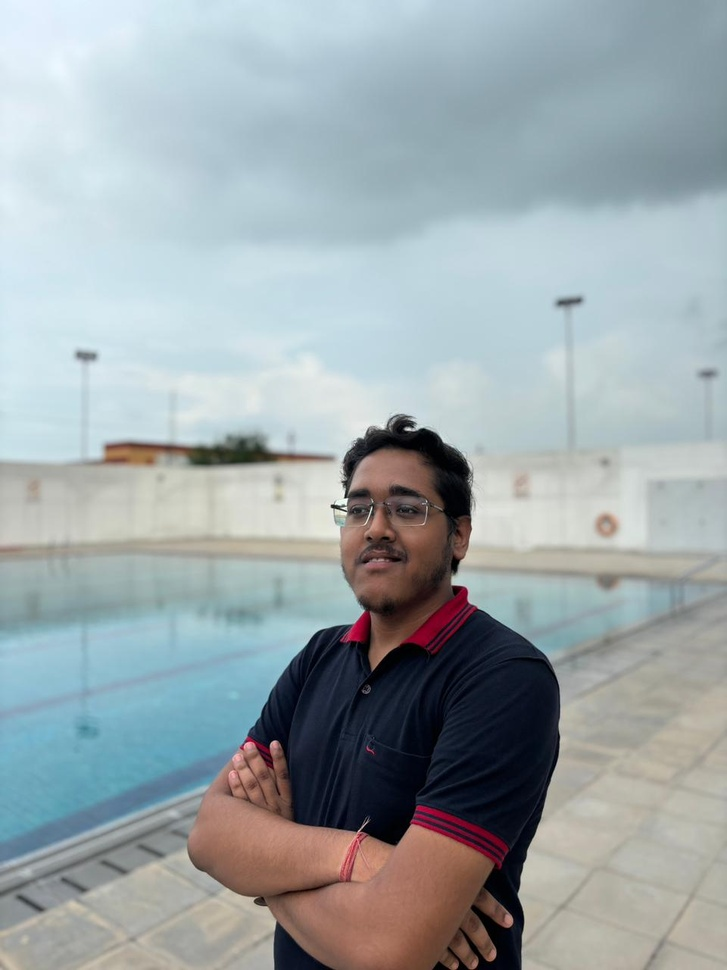
#> input picture Practical/15aug/one.jpg, 727 x 970 px, shrunk from 960 x 1280 before the run, found by its file name
$ python 1.py
#> lines starting #> are read from the running program, lines starting #| are printed output that depends on the picture
from PIL import Image
from IPython.display import display
import numpy as np
import matplotlib.pyplot as plt


# im = Image.open('D:\\Bennett University\\Sem 3\\Data Analysis Using Python - CSET214\\Practical\\15aug\\one.jpg')
im = Image.open("Practical\\15aug\\one.jpg")
#> im is the input picture: PIL image 727x970 RGB; mean R, G, B 157, 167.3, 170.5
arr = np.array(im)

mask = np.full(arr.shape, 255)

mod = mask-arr
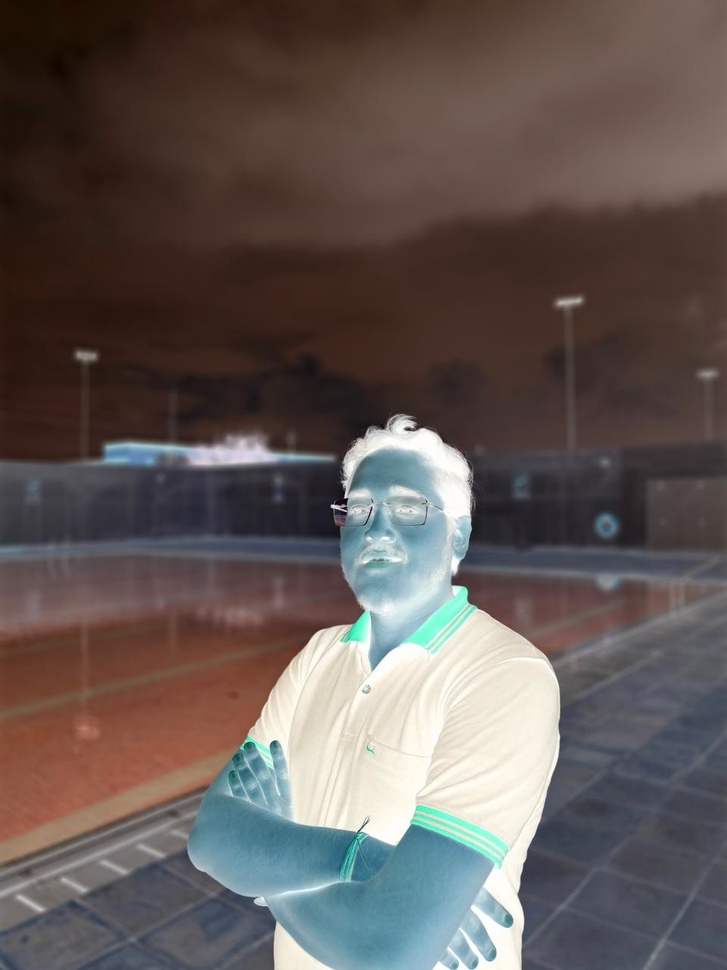
#> mod: shape (970, 727, 3) int64; mean R, G, B 98, 87.7, 84.5
# mod = mod*-1

# mod = mod.astype(np.uint8)
plt.subplot(1,2,1)
#> (this line was passed over: IPython is not available in this run)
plt.imshow(arr)
#> (this line was passed over: IPython is not available in this run)
plt.subplot(1,2,2)
#> (this line was passed over: IPython is not available in this run)
plt.imshow(mod)
#> (this line was passed over: IPython is not available in this run)

plt.show()
